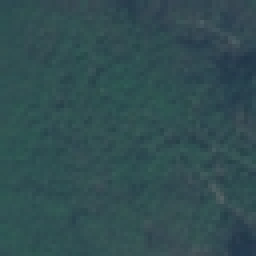
#> input picture clustering/input_images/Forest_8.jpg, 64 x 64 px (shown 4 times larger)
$ python contour_detection.py
#> lines starting #> are read from the running program, lines starting #| are printed output that depends on the picture
from PIL import Image, ImageDraw
from pylab import *

class Img:
    def __init__(self, path_to_image):
        self.image = Image.open(path_to_image).convert('RGB')
        self.draw = ImageDraw.Draw(self.image)
        self.width = self.image.size[0]
        self.height = self.image.size[1]
        self.pix = self.image.load()


def vector_circuit (im):
    figure()
    contour(im, origin='image')
    axis('equal')
    plt.title('Detected circuit')
    show()

def monochrome(img, factor):
    for i in range(img.width):
        for j in range(img.height):
            a = img.pix[i, j][0]
            b = img.pix[i, j][1]
            c = img.pix[i, j][2]
            s = a + b + c
            if s > (((255 + factor) // 2) * 3):
                a, b, c = 255, 255, 255
            else:
                a, b, c = 0, 0, 0

            img.draw.point((i, j), (a, b, c))

    return img

if __name__ == '__main__':

    while 1:
        path_to_file = input('Enter the path to the input image (default: "input.jpg"): ')
#> the answer given: ../clustering/input_images/Forest_8.jpg
        if path_to_file == '':
            path_to_file = 'input.jpg'

        img = Img(path_to_file)
#> in __init__, self.image is the input picture: PIL image 64x64 RGB; mean R, G, B 49.3, 77.9, 81.5

        choice = int(input('Do you want to apply monochrome transformation before processing: \
                            \n 0 - no \
                            \n 1 - yes '))
#> the answer given: 1
        if choice:
            factor = int(input('Enter factor for monochrome transformation: '))
#> the answer given: 3

            fig, (ax1, ax2) = plt.subplots(1, 2, figsize=(10, 5))
            ax1.imshow(img.image)
            ax1.set_title('Original image')

            img = monochrome(img, factor)

            ax2.imshow(img.image)
            ax2.set_title('Monochrome image')
            plt.show()
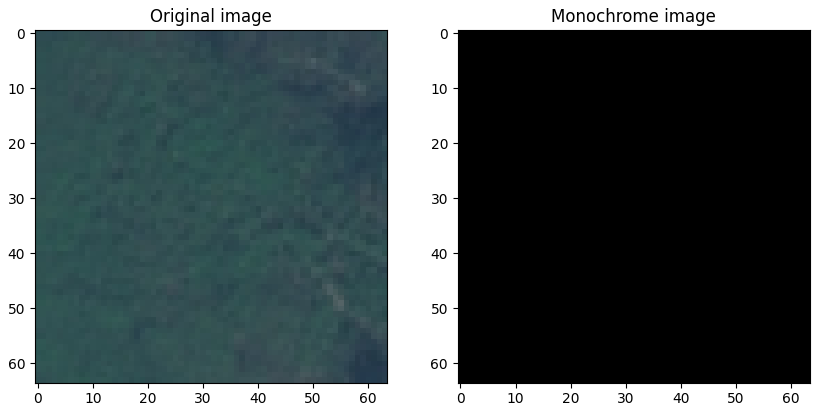
#> figure drawn by matplotlib, 2 panels

        else:
            fig, ax = plt.subplots()
            ax.imshow(img.image)
            ax.set_title('Original image')
            plt.show()

        vector_circuit(array(img.image.convert('L')))
#> in vector_circuit, `contour(im, origin='image')`: im: shape (64, 64); every value is 0
#> in vector_circuit, `show()`:
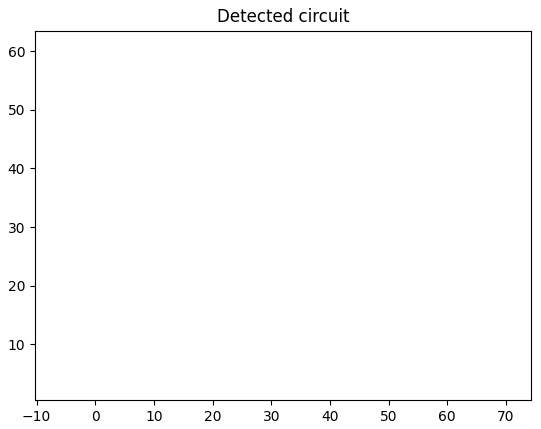
#> figure drawn by matplotlib, 1 panel
#> img.image: PIL image 64x64 RGB; every value is 0
#> the answer given: ../clustering/input_images/Industrial_10.jpg
#> the answer given: 1
#> the answer given: 3
#> (the run stopped early here; a loop or call above may not have finished)
